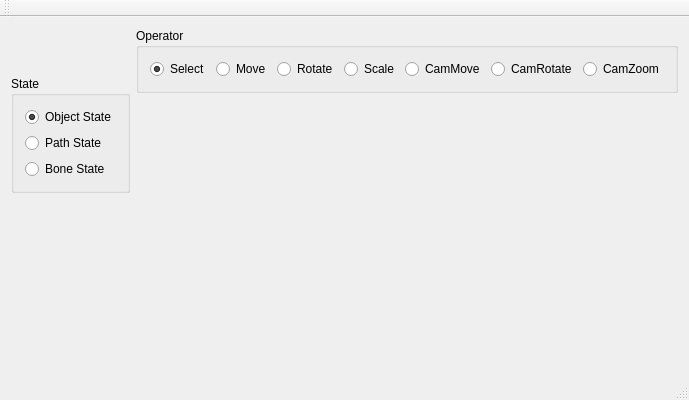
<?xml version="1.0" encoding="UTF-8"?>
<ui version="4.0">
 <class>ViewportStateTesterClass</class>
 <widget class="QMainWindow" name="ViewportStateTesterClass">
  <property name="geometry">
   <rect>
    <x>0</x>
    <y>0</y>
    <width>666</width>
    <height>400</height>
   </rect>
  </property>
  <property name="windowTitle">
   <string>ViewportStateTester</string>
  </property>
  <widget class="QWidget" name="centralWidget">
   <layout class="QHBoxLayout" name="horizontalLayout_6">
    <item>
     <layout class="QVBoxLayout" name="verticalLayout_3">
      <item>
       <spacer name="verticalSpacer">
        <property name="orientation">
         <enum>Qt::Vertical</enum>
        </property>
        <property name="sizeType">
         <enum>QSizePolicy::Fixed</enum>
        </property>
        <property name="sizeHint" stdset="0">
         <size>
          <width>20</width>
          <height>48</height>
         </size>
        </property>
       </spacer>
      </item>
      <item>
       <widget class="QGroupBox" name="groupBox">
        <property name="title">
         <string>State</string>
        </property>
        <layout class="QVBoxLayout" name="verticalLayout_2">
         <item>
          <layout class="QVBoxLayout" name="verticalLayout">
           <item>
            <widget class="QRadioButton" name="qtObjectStateButton">
             <property name="text">
              <string>Object State</string>
             </property>
             <property name="checked">
              <bool>true</bool>
             </property>
            </widget>
           </item>
           <item>
            <widget class="QRadioButton" name="qtPathStateButton">
             <property name="text">
              <string>Path State</string>
             </property>
            </widget>
           </item>
           <item>
            <widget class="QRadioButton" name="qtBoneStateButton">
             <property name="text">
              <string>Bone State</string>
             </property>
             <property name="checked">
              <bool>false</bool>
             </property>
            </widget>
           </item>
          </layout>
         </item>
        </layout>
       </widget>
      </item>
      <item>
       <spacer name="verticalSpacer_2">
        <property name="orientation">
         <enum>Qt::Vertical</enum>
        </property>
        <property name="sizeHint" stdset="0">
         <size>
          <width>20</width>
          <height>40</height>
         </size>
        </property>
       </spacer>
      </item>
     </layout>
    </item>
    <item>
     <layout class="QVBoxLayout" name="verticalLayout_4">
      <item>
       <layout class="QHBoxLayout" name="horizontalLayout_5">
        <property name="sizeConstraint">
         <enum>QLayout::SetFixedSize</enum>
        </property>
        <item>
         <widget class="QGroupBox" name="groupBox_2">
          <property name="title">
           <string>Operator</string>
          </property>
          <layout class="QHBoxLayout" name="horizontalLayout">
           <item>
            <widget class="QRadioButton" name="qtSelectButton">
             <property name="text">
              <string>Select</string>
             </property>
             <property name="checked">
              <bool>true</bool>
             </property>
            </widget>
           </item>
           <item>
            <widget class="QRadioButton" name="qtMoveButton">
             <property name="text">
              <string>Move</string>
             </property>
            </widget>
           </item>
           <item>
            <widget class="QRadioButton" name="qtRotateButton">
             <property name="text">
              <string>Rotate</string>
             </property>
            </widget>
           </item>
           <item>
            <widget class="QRadioButton" name="qtScaleButton">
             <property name="text">
              <string>Scale</string>
             </property>
            </widget>
           </item>
           <item>
            <widget class="QRadioButton" name="qtCamMoveButton">
             <property name="text">
              <string>CamMove</string>
             </property>
            </widget>
           </item>
           <item>
            <widget class="QRadioButton" name="qtCamRotateButton">
             <property name="text">
              <string>CamRotate</string>
             </property>
            </widget>
           </item>
           <item>
            <widget class="QRadioButton" name="qtCamZoomButton">
             <property name="text">
              <string>CamZoom</string>
             </property>
            </widget>
           </item>
          </layout>
         </widget>
        </item>
       </layout>
      </item>
      <item>
       <widget class="QWidget" name="widget" native="true">
        <property name="sizePolicy">
         <sizepolicy hsizetype="Expanding" vsizetype="Expanding">
          <horstretch>0</horstretch>
          <verstretch>0</verstretch>
         </sizepolicy>
        </property>
       </widget>
      </item>
     </layout>
    </item>
   </layout>
  </widget>
  <widget class="QMenuBar" name="menuBar">
   <property name="geometry">
    <rect>
     <x>0</x>
     <y>0</y>
     <width>666</width>
     <height>22</height>
    </rect>
   </property>
  </widget>
  <widget class="QToolBar" name="mainToolBar">
   <attribute name="toolBarArea">
    <enum>TopToolBarArea</enum>
   </attribute>
   <attribute name="toolBarBreak">
    <bool>false</bool>
   </attribute>
  </widget>
  <widget class="QStatusBar" name="statusBar"/>
 </widget>
 <layoutdefault spacing="6" margin="11"/>
 <resources>
  <include location="ViewportStateTester.qrc"/>
 </resources>
 <connections/>
</ui>
